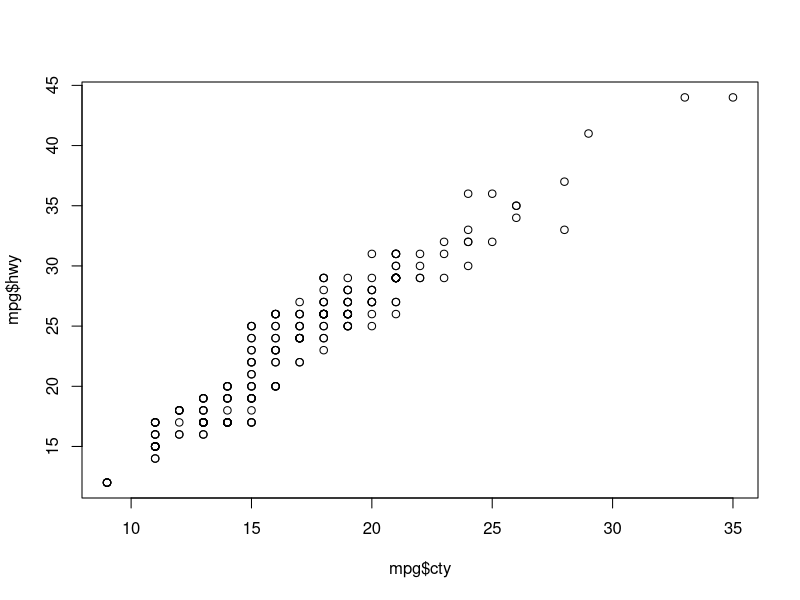
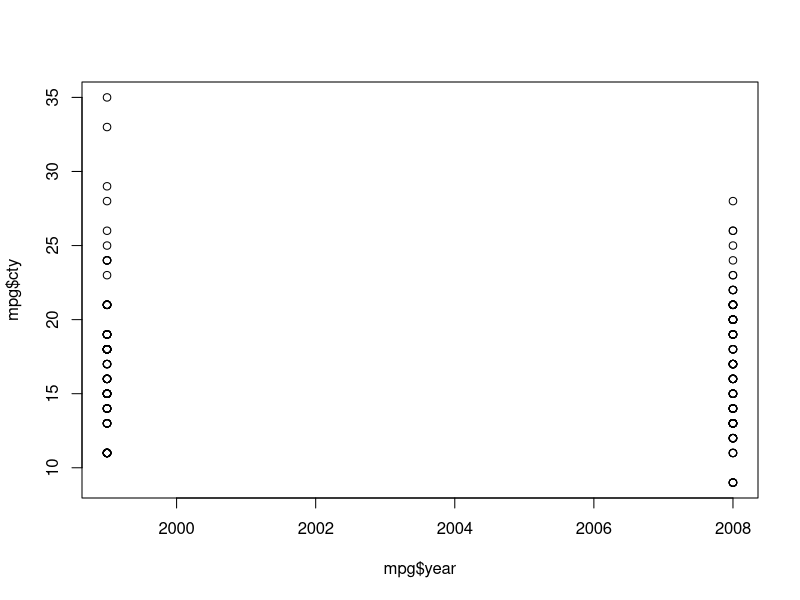
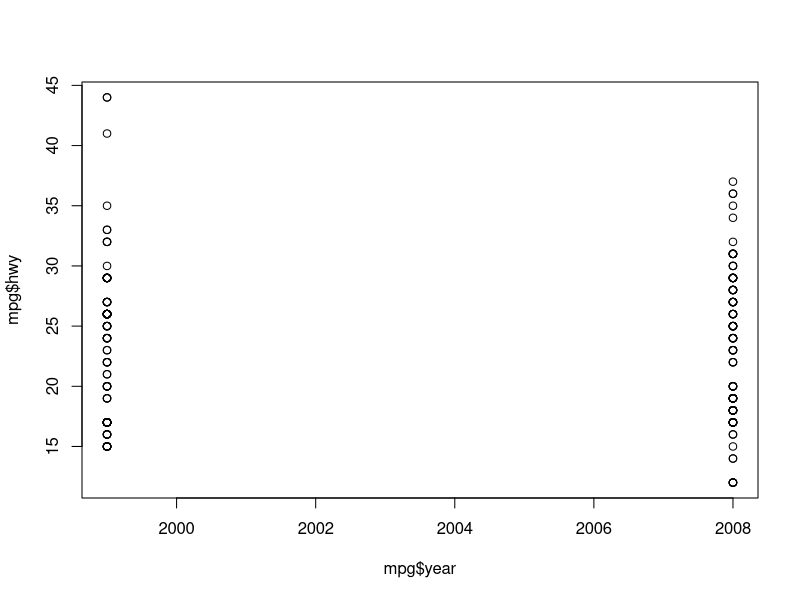

R code for these plots, in order:
## ---- chunk 1
knitr::opts_chunk$set(echo = TRUE)
## ---- chunk 2
temps <- c(24,15) #Fareignheight values
cel <- c() #Celsius values

for(i in temps) #Filling in celsius values with formula
  cel <- append(cel,(i-32)*5/9)
  
print(cel)

## ---- chunk 3
vec200 <- integer(200)

for(i in 0:200) {
  if(i%%2==0){
    vec200[i]=1
  }else {
    vec200[i]=3
  }
}
print(vec200)

## ---- chunk 4
numPerfect = floor(sqrt(2000))
print(numPerfect)

## ---- chunk 5
library(ggplot2)

# Select 3 rows with highest hwy value
mpgSortByHwy = mpg[order(mpg$hwy, decreasing=TRUE),] #Sorting by decrasing hwy value
top3 = mpgSortByHwy[1:3,] #Grabbing the top 3
print(top3)
## ---- chunk 6
mpgCompactOnly = mpg[mpg$class=='compact',]
mpgDiffModels = unique(mpgCompactOnly$model)
numCompact = length(mpgDiffModels)
print(numCompact)
## ---- chunk 7
plot(mpg$cty, mpg$hwy)

## ---- chunk 8
print(summary(mpg[mpg$year == '1999',]$cty)) #Mean = 17.02
print(summary(mpg[mpg$year == '1999',]$hwy)) #Mean = 23.43
print(summary(mpg[mpg$year == '2008',]$cty)) #Mean = 16.7
print(summary(mpg[mpg$year == '2008',]$hwy)) #Mean = 23.45
plot(mpg$year, mpg$cty)
plot(mpg$year, mpg$hwy)
